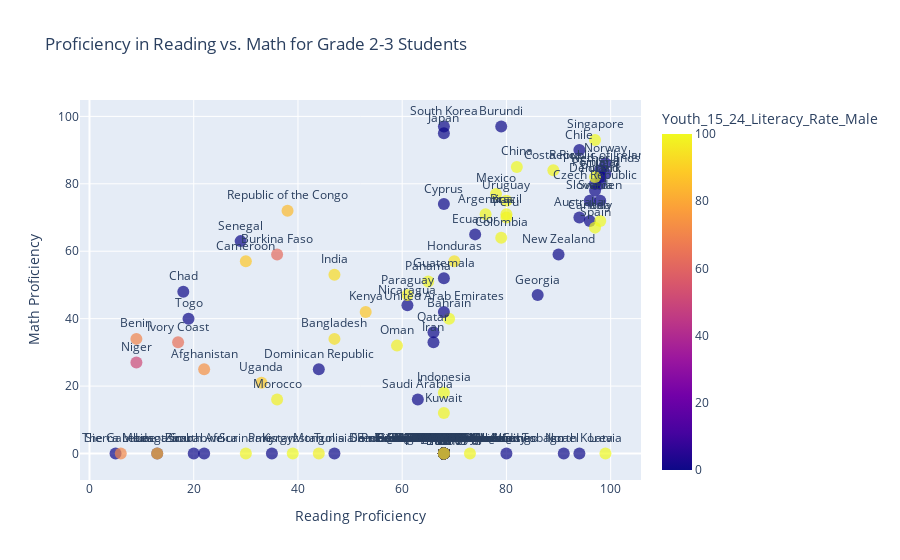

Notebook code cell kept with this figure:
### Markdown cell above
## avec traitement des données

### Code cell
#remplacer les 0 et Nan par la mediane de la colonne
df['Grade_2_3_Proficiency_Reading'] = df['Grade_2_3_Proficiency_Reading'].replace(0, np.nan)
df['Grade_2_3_Proficiency_Reading'] = df['Grade_2_3_Proficiency_Reading'].fillna(df['Grade_2_3_Proficiency_Reading'].median())

fig = px.scatter(df, x="Grade_2_3_Proficiency_Reading", y="Grade_2_3_Proficiency_Math", text="Countries and areas",
                 title="Proficiency in Reading vs. Math for Grade 2-3 Students",
                 labels={"Grade_2_3_Proficiency_Reading": "Reading Proficiency", "Grade_2_3_Proficiency_Math": "Math Proficiency"},
                 color="Youth_15_24_Literacy_Rate_Male", size="Youth_15_24_Literacy_Rate_Female")

fig.update_traces(textposition='top center', marker=dict(size=12, opacity=0.7))
fig.show()

### Figure 1 — Plotly figure (JSON) as saved in the notebook; plotly's stock layout.template omitted (floating-point values rounded to 4 significant figures; data arrays with more than 128 entries replaced by an {"elided": "..."} marker saying what was removed)
{"data": [{"hovertemplate": "Reading Proficiency=%{x}<br>Math Proficiency=%{y}<br>Youth_15_24_Literacy_Rate_Female=%{marker.size}<br>Countries and areas=%{text}<br>Youth_15_24_Literacy_Rate_Male=%{marker.color}<extra></extra>", "legendgroup": "", "marker": {"color": {"elided": "202 int values"}, "coloraxis": "coloraxis", "opacity": 0.7, "size": 12, "sizemode": "area", "sizeref": 0.25, "symbol": "circle"}, "mode": "markers+text", "name": "", "orientation": "v", "showlegend": false, "text": {"elided": "202 str values"}, "textposition": "top center", "type": "scatter", "x": {"elided": "202 int values"}, "xaxis": "x", "y": {"elided": "202 int values"}, "yaxis": "y"}], "layout": {"coloraxis": {"colorbar": {"title": {"text": "Youth_15_24_Literacy_Rate_Male"}}, "colorscale": [[0, "#0d0887"], [0.1111, "#46039f"], [0.2222, "#7201a8"], [0.3333, "#9c179e"], [0.4444, "#bd3786"], [0.5556, "#d8576b"], [0.6667, "#ed7953"], [0.7778, "#fb9f3a"], [0.8889, "#fdca26"], [1, "#f0f921"]]}, "legend": {"itemsizing": "constant", "tracegroupgap": 0}, "title": {"text": "Proficiency in Reading vs. Math for Grade 2-3 Students"}, "xaxis": {"anchor": "y", "domain": [0, 1], "title": {"text": "Reading Proficiency"}}, "yaxis": {"anchor": "x", "domain": [0, 1], "title": {"text": "Math Proficiency"}}}}
